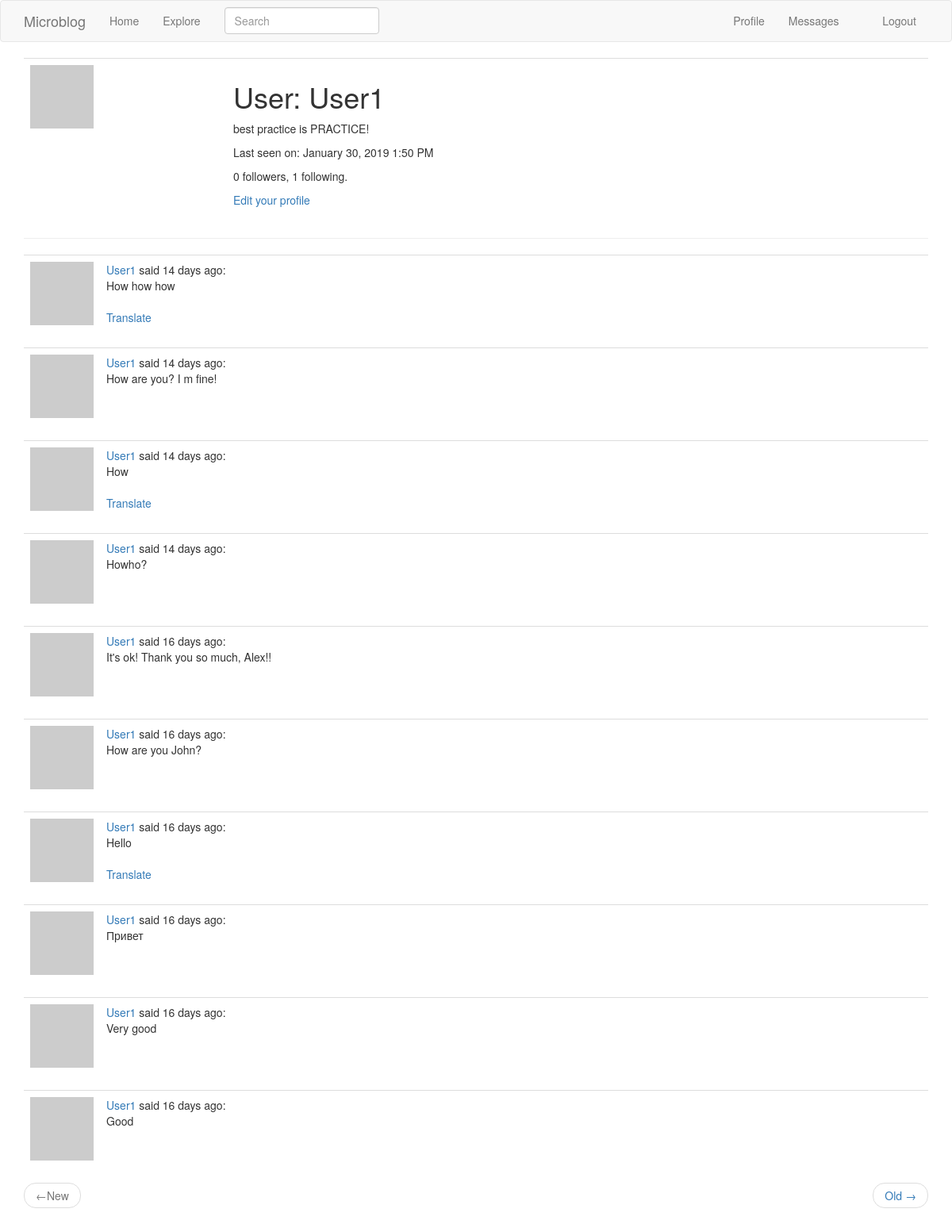
Page /user/User1 (signed in) on the earlier database version.
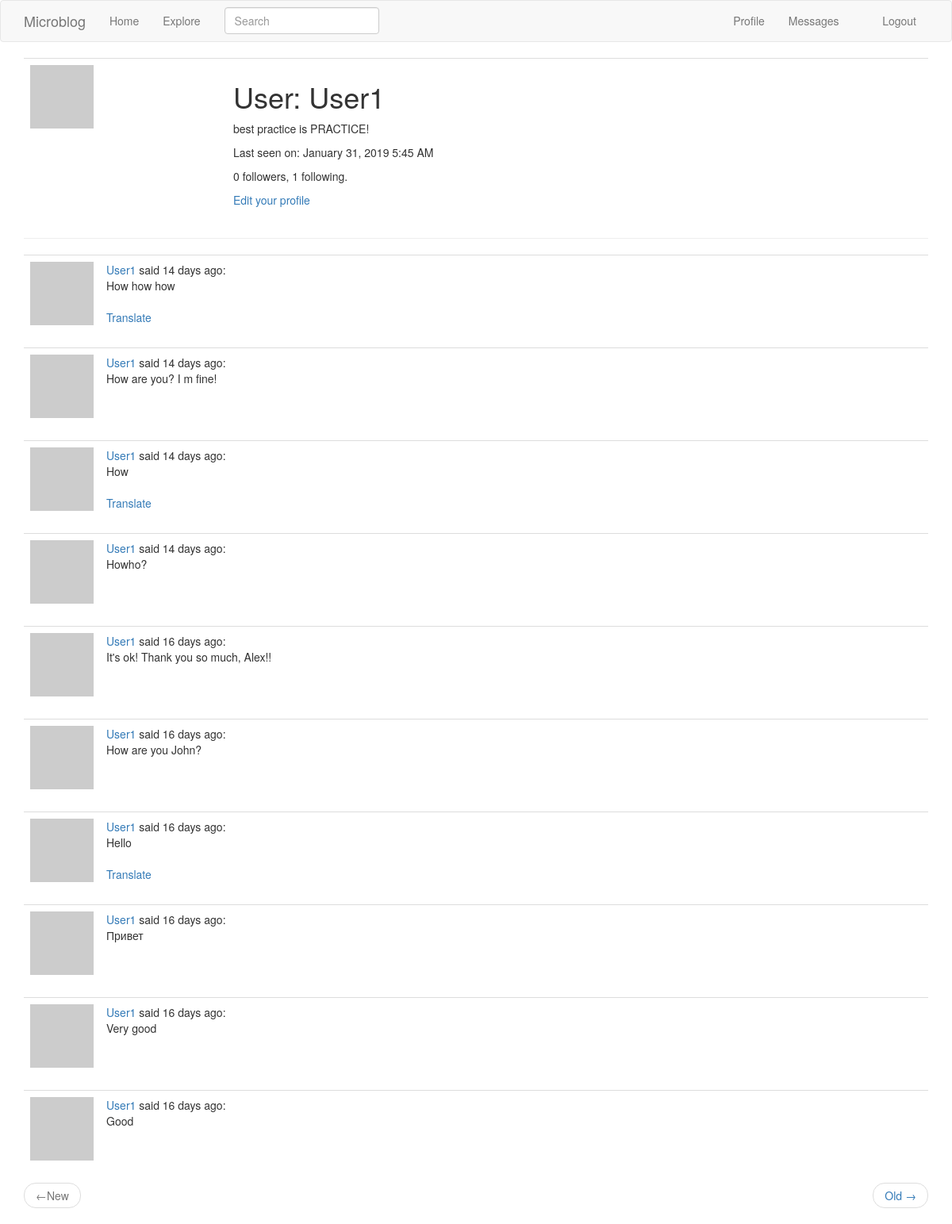
Same page on the later database version.
### app/models.py (models this page shows, shortened)
class User(UserMixin, db.Model):
    id                      = db.Column(db.Integer, primary_key=True)
    username                = db.Column(db.String(64), index=True, unique=True)
    email                   = db.Column(db.String(120), index=True, unique=True)
    password_hash           = db.Column(db.String(128))
    about_me                = db.Column(db.String(140))
    last_seen               = db.Column(db.DateTime, default=datetime.utcnow)
    last_message_read_time  = db.Column(db.DateTime)
    posts       = db.relationship('Post', backref='author', lazy='dynamic')
    followed    = db.relationship('User', secondary=followers,
                                primaryjoin=(followers.c.follower_id == id),
                                secondaryjoin=(followers.c.followed_id == id),
                                backref=db.backref('followers', lazy='dynamic'),
                                lazy='dynamic')
    messages_sent = db.relationship('Message',
                                    foreign_keys='Message.sender_id',
                                    backref='author',
                                    lazy='dynamic')
    messages_recieved = db.relationship('Message',
                                        foreign_keys='Message.recipient_id',
                                        backref='recipient',
                                        lazy='dynamic')
    notifications = db.relationship('Notification', backref='user', lazy='dynamic')
    def avatar(self, size):
        digest = md5(self.email.lower().encode('utf-8')).hexdigest()
        return 'https://www.gravatar.com/avatar/{}?d=identicon&s={}'.format(digest, size)
    def new_messages(self):
        last_read_time = self.last_message_read_time or datetime(1900, 1, 1)
        return Message.query.filter_by(recipient=self).filter(Message.timestamp > last_read_time).count()

class SearchableMixin(object):
    @classmethod
    def before_commit(cls, session):
        session._changes = {
            'add': list(session.new),
            'update': list(session.dirty),
            'delete': list(session.deleted)
        }
    @classmethod
    def after_commit(cls, session):
        for obj in session._changes['add']:
            if isinstance(obj, SearchableMixin):
                add_to_index(obj.__tablename__, obj)
        for obj in session._changes['update']:
            if isinstance(obj, SearchableMixin):
                add_to_index(obj.__tablename__, obj)
        for obj in session._changes['delete']:
            if isinstance(obj, SearchableMixin):
                remove_from_index(obj.__tablename__, obj)
        session._changes = None

class Post(SearchableMixin, db.Model):
    __searchable__ = ['body']
    id          = db.Column(db.Integer, primary_key=True)
    body        = db.Column(db.String(140))
    timestamp   = db.Column(db.DateTime, index=True, default=datetime.utcnow)
    user_id     = db.Column(db.Integer, db.ForeignKey('user.id'))
    language    = db.Column(db.String(5))

### app/main/routes.py (the view)
@bp.route('/user/<username>')
@login_required
def user(username):
    user = User.query.filter_by(username=username).first_or_404()
    page = request.args.get('page', 1, type=int)
    posts = user.posts.order_by(Post.timestamp.desc()).paginate(page, current_app.config['POST_PER_PAGE'], False)
    next_url    = url_for('main.user', username=user.username, page=posts.next_num) if posts.has_next else None
    prev_url    = url_for('main.user', username=user.username, page=posts.prev_num) if posts.has_prev else None
    return render_template('user.html', user=user, posts=posts.items, next_url=next_url, prev_url=prev_url)

### app/main/forms.py
class SearchForm(FlaskForm):
    q = StringField(_l('Search'), validators=[DataRequired()])
    def __init__(self, *args, **kwargs):
        if 'formdata' not in kwargs:
            kwargs['formdata'] = request.args
        if 'csrf_enabled' not in kwargs:
            kwargs['csrf_enabled'] = False
        super(SearchForm, self).__init__(*args, **kwargs)

### app/main/routes.py (called while the page is built)
@bp.before_app_request
def before_request():
    if current_user.is_authenticated:
        current_user.last_seen = datetime.utcnow()
        db.session.commit()
        g.search_form = SearchForm()
    g.locale = str(get_locale())

### app/models.py (called while the page is built)
@login.user_loader
def load_user(id):
    return User.query.get(int(id))

### app/templates/user.html (shortened to what this page needs)
{% extends "base.html" %}
{% block app_content %}
    <table class="table table-hover">
        <tr>
            <td width='256px'><img src="{{ user.avatar(128) }}" alt=""></td>
            <td>
                <h1>User: {{ user.username }}</h1>
                {% if user.about_me %}<p>{{ user.about_me }}</p>{% endif %}
                {% if user.last_seen %}<p>Last seen on: {{ moment(user.last_seen).format('LLL') }}</p>{% endif %}
                <p>{{ user.followers.count() }} followers, {{ user.followed.count() }} following.</p>
                {% if user == current_user %}
                    <p><a href="{{ url_for('main.edit_profile') }}">Edit your profile</a></p>
                {% elif not current_user.is_following(user) %}
                    <p><a href="{{ url_for('main.follow', username=user.username) }}">Follow</a></p>
                {% else %}
                    <p><a href="{{ url_for('main.unfollow', username=user.username) }}">Unfollow</a></p>
                {% endif %}
            </td>
        </tr>
    </table>
    <hr>
    {% for post in posts %}
        {% include '_post.html' %}
    {% endfor %}
    <nav aria-label="...">
        <ul class="pager">
            <li class="previous{% if not prev_url %} disabled{% endif %}">
                <a href="{{ prev_url or '#' }}">
                    <span aria-hidden="true">&larr;</span>New
                </a>
            </li>
            <li class="next{% if not next_url %} disabled{% endif %}">
                <a href="{{ next_url or '#' }}">
                    Old <span aria-hidden="true">&rarr;</span>
                </a>
            </li>
        </ul>
    </nav>
{% endblock %}

### app/templates/base.html (shortened to what this page needs)
{% extends 'bootstrap/base.html' %}
{% block navbar %}
    <nav class="navbar navbar-default">
        <div class="container">
            <div class="navbar-header">
                <a class="navbar-brand" href="{{ url_for('main.index') }}">Microblog</a>
            </div>
            <div class="collapse navbar-collapse" id="bs-example-navbar-collapse-1">
                <ul class="nav navbar-nav">
                    <li><a href="{{ url_for('main.index') }}">Home</a></li>
                    <li><a href="{{ url_for('main.explore') }}">Explore</a></li>
                </ul>
                {% if g.search_form %}
                    <form class="navbar-form navbar-left" method="GET" action="{{ url_for('main.search') }}">
                        <div class="form-group">
                            {{ g.search_form.q(size=20, class='form-control', placeholder=g.search_form.q.label.text) }}
                        </div>
                    </form>
                {% endif %}
                <ul class="nav navbar-nav navbar-right">
                    {% if current_user.is_anonymous %}
                        <li><a href="{{ url_for('auth.login') }}">Login</a></li>
                    {% else %}
                        <li><a href="{{ url_for('main.user', username=current_user.username) }}">Profile</a></li>
                        <li>
                            <a href="{{ url_for('main.messages') }}">Messages
                                {% set new_messages = current_user.new_messages() %}
                            </a>
                        </li>
                        <li><a href="{{ url_for('auth.logout') }}">Logout</a></li>
                    {% endif %}
                </ul>
            </div>
        </div>
    </nav>
{% endblock %}
{% block content %}
    <div class="container">
        {% block app_content %}{% endblock %}
    </div>
{% endblock %}

### app/templates/_post.html
<table class="table table-hover">
    <tr>
        <td width='50px'>
            <a href="{{ url_for('main.user', username=post.author.username) }}">
                <img src="{{ post.author.avatar(50) }}" />
            </a>
        </td>
        <td>
            <span class="user_popup">
                <a href="{{ url_for('main.user', username=post.author.username) }}">{{ post.author.username }}</a>
            </span>
            said {{ moment(post.timestamp).fromNow() }}:
            <br><span id="post{{ post.id }}">{{ post.body }}</span>
            {% if post.language and post.language != g.locale %}
                <br><br>
                <span id="translation{{ post.id }}">
                    <a href="javascript:translate(
                                                '#post{{ post.id }}',
                                                '#translation{{ post.id }}',
                                                '{{ post.language }}',
                                                '{{ g.locale }}');">{{ _('Translate') }}</a>
                </span>
            {% endif %}
        </td>
    </tr>
</table>

Differences in the rows shown:
changed User "User1": last_seen "January 30, 2019 1:50 PM" → "January 31, 2019 5:45 AM"
